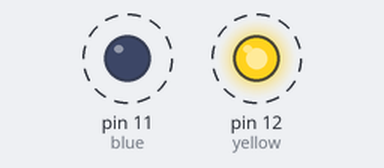
The sketch below on a simulated Arduino Uno, built with avr-gcc and run on an emulated ATmega328P. On the bench: output pins drawn as LEDs (lit = HIGH). Dashed ring = blinking.

Above: at 0.5 s.
Timing chart, 0 to 4.6 s (numbered marks = the images above):
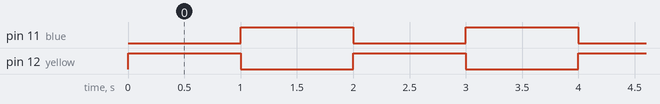

Measured:
- by itself, pin 11 (blue), pin 12 (yellow): alternates HIGH for 1.0 s and LOW for 1.0 s

The sketch:

2LEDBLINKING.ino
```cpp
int yellow = 12;// connect Yellow LED to digital pin 12 of Arduino
int blue = 11;// connect Yellow LED to digital pin 11 of Arduino

void setup() {
  // initialize digital pins as an output.
  pinMode(yellow, OUTPUT);
  pinMode(blue, OUTPUT);
}

void loop() {
  digitalWrite(yellow, HIGH);
  digitalWrite(blue, LOW);
  delay(1000);
  digitalWrite(yellow, LOW);
  digitalWrite(blue, HIGH);
  delay(1000);
}
```
